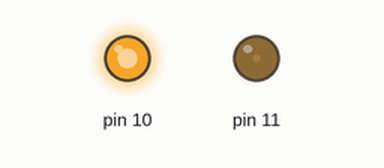
Recording of a sketch running on a simulated Arduino Uno, built with avr-gcc and run on an emulated ATmega328P. Shown: output pins drawn as LEDs (lit = HIGH).

Above: at 0.05 s.
At 0.3 s:
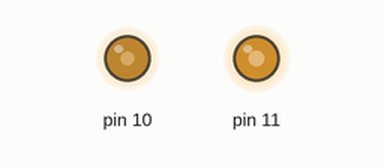
At 0.45 s:
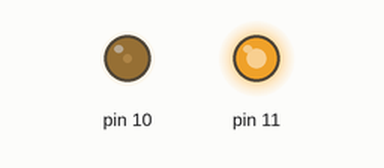
At 0.85 s:
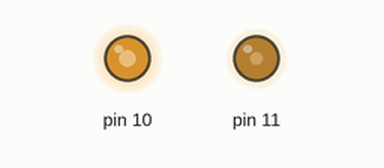
Timing chart, 0 to 3.0 s (numbered marks = the images above):
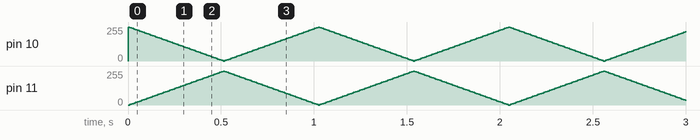

The sketch:

Gradient.ino
```cpp
#define ON 1
#define OFF 0

int timeInterval = 100;

void setup() {
  pinMode(11, OUTPUT);
  pinMode(10, OUTPUT);
}

void loop() {
  int i = 0;
  while (i < 255) {
    analogWrite(11, i);
    analogWrite(10, 255 - i);
    delay(10);
    i += 5;
  }
  i = 0;
  while (i < 255) {
    analogWrite(11, 255 - i);
    analogWrite(10, i);
    delay(10);
    i += 5;
  }

}
```
